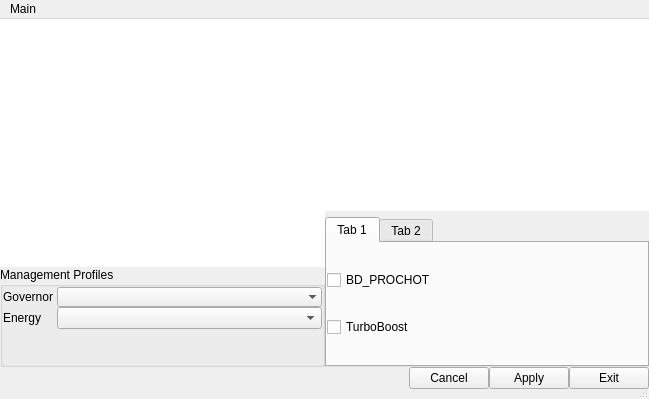
<?xml version="1.0" encoding="UTF-8"?>
<ui version="4.0">
 <class>MainWindow</class>
 <widget class="QMainWindow" name="MainWindow">
  <property name="geometry">
   <rect>
    <x>0</x>
    <y>0</y>
    <width>649</width>
    <height>399</height>
   </rect>
  </property>
  <property name="windowTitle">
   <string>MainWindow</string>
  </property>
  <widget class="QWidget" name="centralwidget">
   <layout class="QVBoxLayout" name="verticalLayout">
    <property name="spacing">
     <number>0</number>
    </property>
    <property name="sizeConstraint">
     <enum>QLayout::SetDefaultConstraint</enum>
    </property>
    <property name="leftMargin">
     <number>0</number>
    </property>
    <property name="topMargin">
     <number>0</number>
    </property>
    <property name="rightMargin">
     <number>0</number>
    </property>
    <property name="bottomMargin">
     <number>0</number>
    </property>
    <item>
     <layout class="QHBoxLayout" name="horizontalLayout">
      <property name="spacing">
       <number>0</number>
      </property>
      <item>
       <widget class="QFrame" name="frame">
        <property name="frameShape">
         <enum>QFrame::NoFrame</enum>
        </property>
        <property name="lineWidth">
         <number>0</number>
        </property>
        <layout class="QVBoxLayout" name="verticalLayout_3">
         <property name="spacing">
          <number>0</number>
         </property>
         <property name="leftMargin">
          <number>0</number>
         </property>
         <property name="topMargin">
          <number>0</number>
         </property>
         <property name="rightMargin">
          <number>0</number>
         </property>
         <property name="bottomMargin">
          <number>0</number>
         </property>
         <item>
          <widget class="QWidget" name="widget_2" native="true">
           <property name="sizePolicy">
            <sizepolicy hsizetype="MinimumExpanding" vsizetype="MinimumExpanding">
             <horstretch>0</horstretch>
             <verstretch>0</verstretch>
            </sizepolicy>
           </property>
           <layout class="QVBoxLayout" name="verticalLayout_5" stretch="0,0">
            <property name="spacing">
             <number>0</number>
            </property>
            <property name="leftMargin">
             <number>0</number>
            </property>
            <property name="topMargin">
             <number>0</number>
            </property>
            <property name="rightMargin">
             <number>0</number>
            </property>
            <property name="bottomMargin">
             <number>0</number>
            </property>
            <item>
             <widget class="QTableView" name="tableView">
              <property name="sizePolicy">
               <sizepolicy hsizetype="MinimumExpanding" vsizetype="MinimumExpanding">
                <horstretch>0</horstretch>
                <verstretch>0</verstretch>
               </sizepolicy>
              </property>
              <property name="frameShape">
               <enum>QFrame::NoFrame</enum>
              </property>
              <property name="lineWidth">
               <number>0</number>
              </property>
              <property name="alternatingRowColors">
               <bool>false</bool>
              </property>
              <property name="wordWrap">
               <bool>false</bool>
              </property>
              <attribute name="horizontalHeaderVisible">
               <bool>false</bool>
              </attribute>
              <attribute name="horizontalHeaderHighlightSections">
               <bool>false</bool>
              </attribute>
              <attribute name="verticalHeaderVisible">
               <bool>false</bool>
              </attribute>
              <attribute name="verticalHeaderHighlightSections">
               <bool>false</bool>
              </attribute>
             </widget>
            </item>
            <item>
             <widget class="QGroupBox" name="groupBox_2">
              <property name="sizePolicy">
               <sizepolicy hsizetype="MinimumExpanding" vsizetype="MinimumExpanding">
                <horstretch>0</horstretch>
                <verstretch>0</verstretch>
               </sizepolicy>
              </property>
              <property name="minimumSize">
               <size>
                <width>0</width>
                <height>10</height>
               </size>
              </property>
              <property name="maximumSize">
               <size>
                <width>16777215</width>
                <height>100</height>
               </size>
              </property>
              <property name="title">
               <string>Management Profiles</string>
              </property>
              <layout class="QFormLayout" name="formLayout">
               <item row="0" column="0">
                <widget class="QLabel" name="lblGov">
                 <property name="text">
                  <string>Governor </string>
                 </property>
                </widget>
               </item>
               <item row="0" column="1">
                <widget class="QWidget" name="widget_3" native="true">
                 <property name="sizePolicy">
                  <sizepolicy hsizetype="MinimumExpanding" vsizetype="Preferred">
                   <horstretch>0</horstretch>
                   <verstretch>0</verstretch>
                  </sizepolicy>
                 </property>
                 <property name="minimumSize">
                  <size>
                   <width>200</width>
                   <height>20</height>
                  </size>
                 </property>
                 <layout class="QHBoxLayout" name="horizontalLayout_4">
                  <property name="spacing">
                   <number>0</number>
                  </property>
                  <property name="leftMargin">
                   <number>0</number>
                  </property>
                  <property name="topMargin">
                   <number>0</number>
                  </property>
                  <property name="rightMargin">
                   <number>0</number>
                  </property>
                  <property name="bottomMargin">
                   <number>0</number>
                  </property>
                  <item>
                   <widget class="QComboBox" name="cmbGov">
                    <property name="sizePolicy">
                     <sizepolicy hsizetype="MinimumExpanding" vsizetype="Fixed">
                      <horstretch>0</horstretch>
                      <verstretch>0</verstretch>
                     </sizepolicy>
                    </property>
                    <property name="autoFillBackground">
                     <bool>false</bool>
                    </property>
                    <property name="frame">
                     <bool>false</bool>
                    </property>
                   </widget>
                  </item>
                 </layout>
                </widget>
               </item>
               <item row="2" column="1">
                <widget class="QWidget" name="lbl_combox" native="true">
                 <property name="sizePolicy">
                  <sizepolicy hsizetype="MinimumExpanding" vsizetype="Preferred">
                   <horstretch>0</horstretch>
                   <verstretch>0</verstretch>
                  </sizepolicy>
                 </property>
                 <property name="minimumSize">
                  <size>
                   <width>200</width>
                   <height>20</height>
                  </size>
                 </property>
                 <layout class="QHBoxLayout" name="horizontalLayout_3">
                  <property name="spacing">
                   <number>0</number>
                  </property>
                  <property name="leftMargin">
                   <number>0</number>
                  </property>
                  <property name="topMargin">
                   <number>0</number>
                  </property>
                  <property name="rightMargin">
                   <number>0</number>
                  </property>
                  <property name="bottomMargin">
                   <number>0</number>
                  </property>
                  <item>
                   <widget class="QComboBox" name="comboBox">
                    <property name="sizePolicy">
                     <sizepolicy hsizetype="MinimumExpanding" vsizetype="Fixed">
                      <horstretch>0</horstretch>
                      <verstretch>0</verstretch>
                     </sizepolicy>
                    </property>
                   </widget>
                  </item>
                 </layout>
                </widget>
               </item>
               <item row="2" column="0">
                <widget class="QLabel" name="label">
                 <property name="text">
                  <string>Energy</string>
                 </property>
                </widget>
               </item>
              </layout>
             </widget>
            </item>
           </layout>
          </widget>
         </item>
         <item>
          <widget class="QFrame" name="frame_3">
           <property name="frameShape">
            <enum>QFrame::NoFrame</enum>
           </property>
           <property name="lineWidth">
            <number>0</number>
           </property>
           <layout class="QVBoxLayout" name="verticalLayout_4">
            <property name="spacing">
             <number>0</number>
            </property>
            <property name="leftMargin">
             <number>0</number>
            </property>
            <property name="topMargin">
             <number>0</number>
            </property>
            <property name="rightMargin">
             <number>0</number>
            </property>
            <property name="bottomMargin">
             <number>0</number>
            </property>
           </layout>
          </widget>
         </item>
        </layout>
       </widget>
      </item>
      <item>
       <widget class="QFrame" name="frame_2">
        <property name="frameShape">
         <enum>QFrame::NoFrame</enum>
        </property>
        <property name="lineWidth">
         <number>0</number>
        </property>
        <layout class="QVBoxLayout" name="verticalLayout_2">
         <property name="spacing">
          <number>6</number>
         </property>
         <property name="leftMargin">
          <number>0</number>
         </property>
         <property name="topMargin">
          <number>0</number>
         </property>
         <property name="rightMargin">
          <number>0</number>
         </property>
         <property name="bottomMargin">
          <number>0</number>
         </property>
         <item>
          <widget class="QTableWidget" name="tblCores">
           <property name="sizePolicy">
            <sizepolicy hsizetype="MinimumExpanding" vsizetype="MinimumExpanding">
             <horstretch>0</horstretch>
             <verstretch>0</verstretch>
            </sizepolicy>
           </property>
           <property name="minimumSize">
            <size>
             <width>0</width>
             <height>20</height>
            </size>
           </property>
           <property name="frameShape">
            <enum>QFrame::NoFrame</enum>
           </property>
           <property name="frameShadow">
            <enum>QFrame::Plain</enum>
           </property>
           <property name="lineWidth">
            <number>0</number>
           </property>
           <property name="horizontalScrollBarPolicy">
            <enum>Qt::ScrollBarAlwaysOff</enum>
           </property>
           <property name="autoScroll">
            <bool>false</bool>
           </property>
           <property name="editTriggers">
            <set>QAbstractItemView::NoEditTriggers</set>
           </property>
           <property name="wordWrap">
            <bool>false</bool>
           </property>
           <property name="columnCount">
            <number>5</number>
           </property>
           <attribute name="horizontalHeaderVisible">
            <bool>false</bool>
           </attribute>
           <attribute name="horizontalHeaderMinimumSectionSize">
            <number>5</number>
           </attribute>
           <attribute name="horizontalHeaderDefaultSectionSize">
            <number>10</number>
           </attribute>
           <attribute name="verticalHeaderVisible">
            <bool>false</bool>
           </attribute>
           <column/>
           <column/>
           <column/>
           <column/>
           <column/>
          </widget>
         </item>
         <item>
          <widget class="QTabWidget" name="tabWidget">
           <property name="currentIndex">
            <number>0</number>
           </property>
           <widget class="QWidget" name="tab">
            <attribute name="title">
             <string>Tab 1</string>
            </attribute>
            <layout class="QGridLayout" name="gridLayout">
             <item row="0" column="0">
              <widget class="QCheckBox" name="checkBox">
               <property name="text">
                <string>BD_PROCHOT</string>
               </property>
              </widget>
             </item>
             <item row="1" column="0">
              <widget class="QCheckBox" name="checkBox_2">
               <property name="text">
                <string>TurboBoost</string>
               </property>
              </widget>
             </item>
            </layout>
           </widget>
           <widget class="QWidget" name="tab_2">
            <attribute name="title">
             <string>Tab 2</string>
            </attribute>
           </widget>
          </widget>
         </item>
        </layout>
       </widget>
      </item>
     </layout>
    </item>
    <item>
     <widget class="QWidget" name="widget" native="true">
      <layout class="QHBoxLayout" name="horizontalLayout_2">
       <item>
        <spacer name="horizontalSpacer">
         <property name="orientation">
          <enum>Qt::Horizontal</enum>
         </property>
         <property name="sizeHint" stdset="0">
          <size>
           <width>40</width>
           <height>20</height>
          </size>
         </property>
        </spacer>
       </item>
       <item>
        <widget class="QPushButton" name="pushButton_2">
         <property name="text">
          <string>Cancel</string>
         </property>
        </widget>
       </item>
       <item>
        <widget class="QPushButton" name="pushButton">
         <property name="text">
          <string>Apply</string>
         </property>
        </widget>
       </item>
       <item>
        <widget class="QPushButton" name="pushButton_3">
         <property name="text">
          <string>Exit</string>
         </property>
        </widget>
       </item>
      </layout>
     </widget>
    </item>
   </layout>
  </widget>
  <widget class="QMenuBar" name="menubar">
   <property name="geometry">
    <rect>
     <x>0</x>
     <y>0</y>
     <width>649</width>
     <height>23</height>
    </rect>
   </property>
   <widget class="QMenu" name="menuMain">
    <property name="title">
     <string>Main</string>
    </property>
   </widget>
   <addaction name="menuMain"/>
  </widget>
  <widget class="QStatusBar" name="statusbar">
   <property name="sizePolicy">
    <sizepolicy hsizetype="Preferred" vsizetype="Fixed">
     <horstretch>0</horstretch>
     <verstretch>0</verstretch>
    </sizepolicy>
   </property>
   <property name="minimumSize">
    <size>
     <width>0</width>
     <height>10</height>
    </size>
   </property>
  </widget>
 </widget>
 <layoutdefault spacing="0" margin="0"/>
 <layoutfunction spacing="0" margin="0"/>
 <resources/>
 <connections/>
 <designerdata>
  <property name="gridDeltaX">
   <number>2</number>
  </property>
  <property name="gridDeltaY">
   <number>2</number>
  </property>
  <property name="gridSnapX">
   <bool>true</bool>
  </property>
  <property name="gridSnapY">
   <bool>true</bool>
  </property>
  <property name="gridVisible">
   <bool>true</bool>
  </property>
 </designerdata>
</ui>
